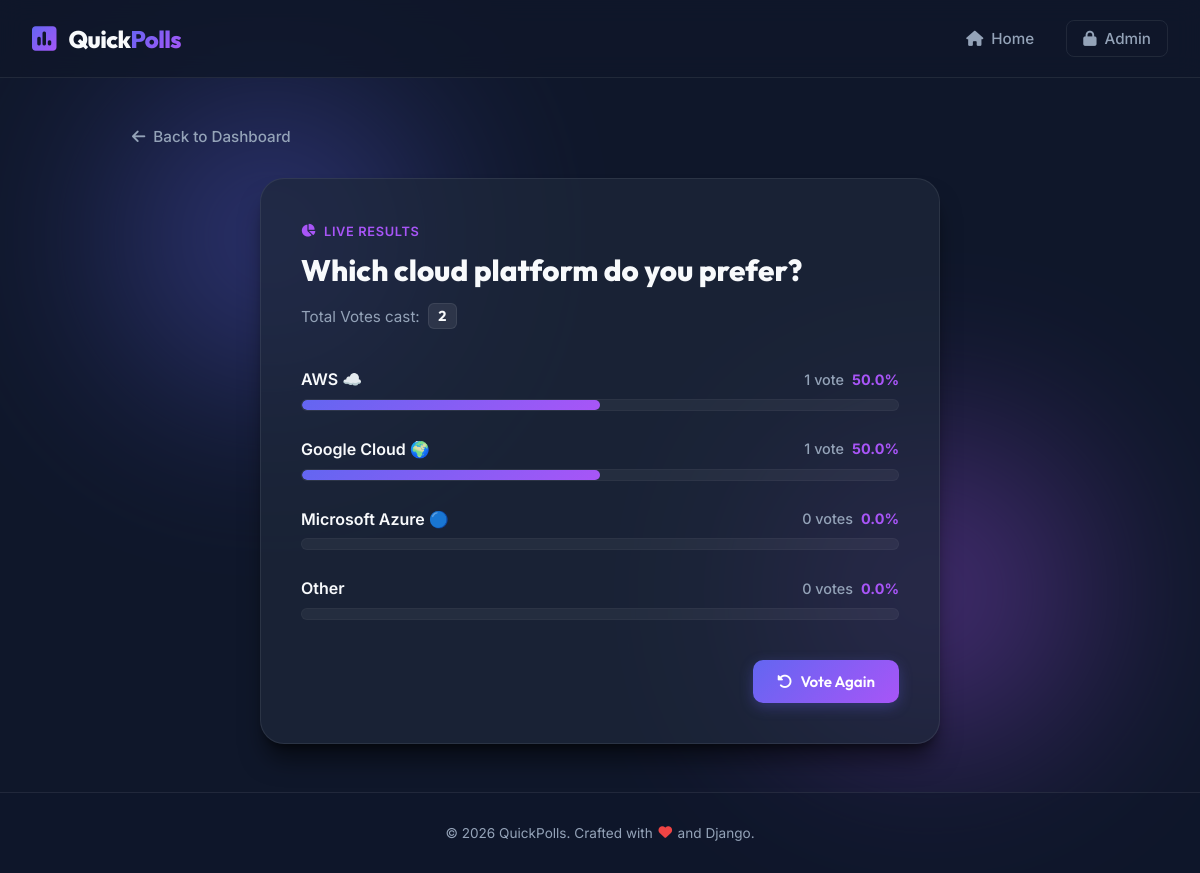
Screenshot of /polls/3/results/ with the database file from the repository.
### polls/models.py (models this page shows, shortened)
class Question(models.Model):
    question_text = models.CharField(max_length=200)
    pub_date = models.DateTimeField("date published")

class Choice(models.Model):
    question = models.ForeignKey(Question, on_delete=models.CASCADE)
    choice_text = models.CharField(max_length=200)
    votes = models.IntegerField(default=0)

### polls/views.py (the view)
# urls.py: path("<int:pk>/results/", views.ResultsView.as_view(), name="results"),
class ResultsView(generic.DetailView):
    model = Question
    template_name = "polls/results.html"
    def get_context_data(self, **kwargs):
        context = super().get_context_data(**kwargs)
        question = self.get_object()
        total_votes = sum(choice.votes for choice in question.choice_set.all())
        choices_with_percentage = []
        for choice in question.choice_set.all():
            percentage = (choice.votes / total_votes * 100) if total_votes > 0 else 0
            choices_with_percentage.append({
                'id': choice.id,
                'choice_text': choice.choice_text,
                'votes': choice.votes,
                'percentage': round(percentage, 1)
            })
        context['choices_with_percentage'] = choices_with_percentage
        context['total_votes'] = total_votes
        return context

### polls/templates/polls/results.html (shortened to what this page needs)
{% extends "polls/base.html" %}
{% block content %}
<div class="back-nav animate-fade-in">
    <a href="{% url 'polls:index' %}" class="back-link">
        <i class="fa-solid fa-arrow-left"></i> Back to Dashboard
    </a>
</div>
<div class="results-container animate-slide-up">
    <div class="results-card">
        <div class="results-card-header">
            <span class="results-tag"><i class="fa-solid fa-chart-pie"></i> Live Results</span>
            <h1 class="question-title">{{ question.question_text }}</h1>
            <p class="total-votes-count">
                Total Votes cast: <strong class="badge">{{ total_votes }}</strong>
            </p>
        </div>
        <div class="results-body">
            {% for choice in choices_with_percentage %}
                <div class="result-row">
                    <div class="result-info">
                        <span class="choice-text">{{ choice.choice_text }}</span>
                        <span class="vote-stats">
                            <strong class="vote-count">{{ choice.votes }} vote{{ choice.votes|pluralize }}</strong>
                            <span class="vote-pct">{{ choice.percentage }}%</span>
                        </span>
                    </div>
                    <div class="progress-bar-container">
                        <div class="progress-bar-fill" style="--target-width: {{ choice.percentage }}%;"></div>
                    </div>
                </div>
            {% empty %}
                <p>No options available.</p>
            {% endfor %}
        </div>
        <div class="results-footer">
            <a href="{% url 'polls:detail' question.id %}" class="btn btn-primary">
                <i class="fa-solid fa-rotate-left"></i> Vote Again
            </a>
        </div>
    </div>
</div>
{% endblock %}

### polls/static/polls/style.css (style rules this page uses)
:root { --bg-dark: #0f172a; --bg-card: rgba(30, 41, 59, 0.7); --border-color: rgba(255, 255, 255, 0.08); --border-hover: rgba(99, 102, 241, 0.4); --primary-gradient: linear-gradient(135deg, #6366f1 0%, #a855f7 100%); --primary-color: #6366f1; --primary-glow: rgba(99, 102, 241, 0.3); --secondary-color: rgba(255, 255, 255, 0.05); --secondary-hover: rgba(255, 255, 255, 0.1); --text-main: #f8fafc; --text-muted: #94a3b8; --text-highlight: #a855f7; --font-heading: 'Outfit', sans-serif; --font-body: 'Inter', sans-serif; --glass-blur: blur(12px); --shadow-sm: 0 4px 6px -1px rgb(0 0 0 / 0.1), 0 2px 4px -2px rgb(0 0 0 / 0.1); --shadow-md: 0 10px 15px -3px rgb(0 0 0 / 0.3), 0 4px 6px -4px rgb(0 0 0 / 0.3); --shadow-lg: 0 20px 25px -5px rgb(0 0 0 / 0.5), 0 8px 10px -6px rgb(0 0 0 / 0.5); --transition-fast: 0.2s cubic-bezier(0.4, 0, 0.2, 1); --transition-normal: 0.3s cubic-bezier(0.4, 0, 0.2, 1); }
* { box-sizing: border-box; margin: 0; padding: 0; }
body { background-color: var(--bg-dark); color: var(--text-main); font-family: var(--font-body); min-height: 100vh; display: flex; flex-direction: column; overflow-x: hidden; position: relative; }
body::before, body::after { content: ''; position: absolute; width: 300px; height: 300px; border-radius: 50%; filter: blur(100px); z-index: -1; opacity: 0.4; pointer-events: none; }
body::before { background: #6366f1; top: 10%; left: 10%; }
body::after { background: #a855f7; bottom: 15%; right: 10%; }
.btn { display: inline-flex; align-items: center; justify-content: center; padding: 0.75rem 1.5rem; font-family: var(--font-heading); font-weight: 600; font-size: 0.95rem; border-radius: 10px; border: none; cursor: pointer; text-decoration: none; transition: var(--transition-normal); gap: 0.5rem; }
.btn-primary { background: var(--primary-gradient); color: #fff; box-shadow: 0 4px 14px var(--primary-glow); }
.back-nav { margin-bottom: 2rem; }
.back-link { text-decoration: none; color: var(--text-muted); font-weight: 500; display: inline-flex; align-items: center; gap: 0.5rem; font-size: 0.95rem; transition: var(--transition-fast); }
.vote-container, .results-container { max-width: 680px; margin: 0 auto; width: 100%; }
.vote-card, .results-card { background: var(--bg-card); backdrop-filter: var(--glass-blur); border: 1px solid var(--border-color); border-radius: 24px; padding: 2.5rem; box-shadow: var(--shadow-lg); }
.vote-card-header, .results-card-header { margin-bottom: 2.5rem; }
.question-tag, .results-tag { display: inline-flex; align-items: center; gap: 0.5rem; font-size: 0.8rem; font-weight: 600; text-transform: uppercase; letter-spacing: 0.05em; color: var(--text-highlight); margin-bottom: 0.75rem; }
.question-title { font-family: var(--font-heading); font-size: 1.85rem; font-weight: 800; line-height: 1.35; color: var(--text-main); }
.total-votes-count { margin-top: 0.75rem; color: var(--text-muted); font-size: 0.95rem; display: flex; align-items: center; gap: 0.5rem; }
.badge { background: rgba(255, 255, 255, 0.08); color: var(--text-main); padding: 0.2rem 0.6rem; border-radius: 6px; font-size: 0.9rem; font-family: var(--font-heading); border: 1px solid var(--border-color); }
.results-body { display: flex; flex-direction: column; gap: 1.75rem; margin-bottom: 2.5rem; }
.result-row { display: flex; flex-direction: column; gap: 0.6rem; }
.result-info { display: flex; justify-content: space-between; align-items: center; font-size: 1rem; }
.result-info .choice-text { font-weight: 600; color: var(--text-main); }
.vote-stats { display: flex; align-items: center; gap: 0.5rem; font-size: 0.9rem; }
.vote-count { color: var(--text-muted); font-weight: 500; }
.vote-pct { color: var(--text-highlight); font-weight: 700; }
.progress-bar-container { height: 12px; background-color: rgba(255, 255, 255, 0.05); border-radius: 9999px; overflow: hidden; width: 100%; border: 1px solid rgba(255, 255, 255, 0.03); }
.progress-bar-fill { height: 100%; border-radius: 9999px; background: var(--primary-gradient); width: 0%; animation: fillProgress 1s cubic-bezier(0.1, 0.8, 0.3, 1) forwards; }
.results-footer { display: flex; justify-content: flex-end; }
.animate-fade-in { animation: fadeIn 0.6s cubic-bezier(0.16, 1, 0.3, 1) forwards; }
.animate-slide-up { animation: slideUp 0.8s cubic-bezier(0.16, 1, 0.3, 1) forwards; }

### rows the page displays
Question: question_text "Which cloud platform do you prefer?"
Choice: choice_text "AWS ☁️"
Choice: choice_text "Google Cloud 🌍"
Choice: choice_text "Microsoft Azure 🔵"
Choice: choice_text "Other"

### other values shown
{{ total_votes }} "2"
{{ choice.votes }} "1" "1" "0" "0"
{{ choice.percentage }} "50.0" "50.0" "0.0" "0.0"
